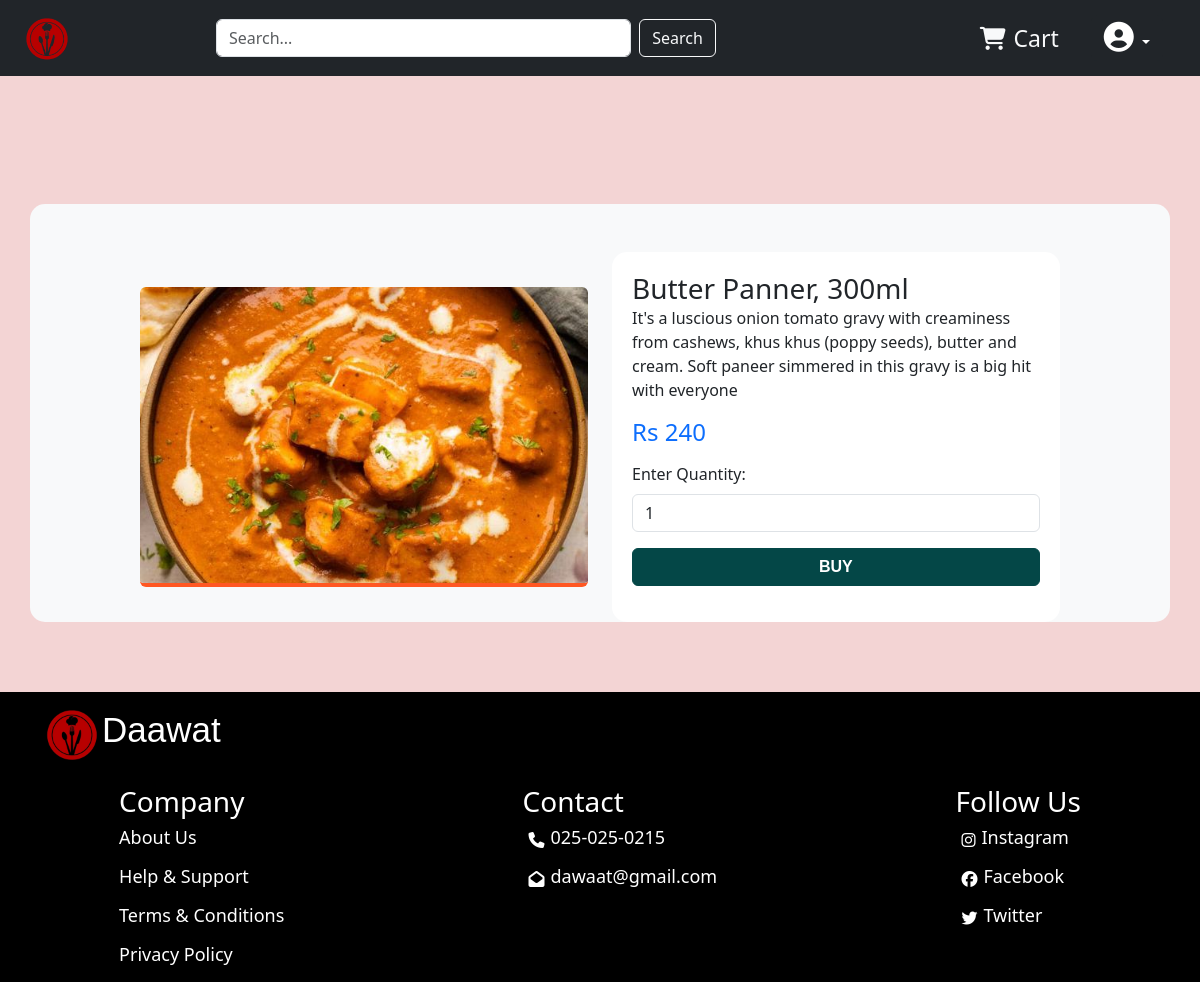
The page /products/76 on the database its author committed.
### restaurant/models.py (models this page shows)
class products(models.Model):
    name = models.CharField(max_length=255)
    price = models.IntegerField()
    image = models.ImageField((""), upload_to=None, )
    category = models.CharField(choices=allProducts, max_length=255)
    info = models.TextField()

### restaurant/views.py (the view)
# urls.py: path('products/<int:Id>', views.productpagess),
def productpagess(req, Id):
    db = products.objects.filter(id=Id).values()
    clearDb = list(db)
    print(clearDb)
    for i in clearDb:
        i.update({'image': i['image'].replace('None/', '')})
    return render(req, 'productss.html', context={"data": clearDb})

### restaurant/templates/productss.html (shortened to what this page needs)
{% load static %}
<!DOCTYPE html>
<html lang="en">
  <head>
    <link
      rel="stylesheet"
      href="https://cdnjs.cloudflare.com/ajax/libs/font-awesome/6.5.2/css/all.min.css"
    />
    <link
      href="https://cdn.jsdelivr.net/npm/bootstrap@5.3.3/dist/css/bootstrap.min.css"
      rel="stylesheet"
    />
    <link rel="stylesheet" href="{% static 'style.css' %}" />
  </head>
  <body>
    <nav class="navbar navbar-expand-lg navbar-dark bg-dark">
      <div class="container-fluid">
          <a class="navbar-brand" href="index">
              <img src="{% static 'dta/k.png' %}" alt="Logo" class="rounded-pill"
                   style="width: 50px; margin-left: 10px;">
          </a>
          <div class="collapse navbar-collapse" id="navbarNav">
              <form class="d-flex mx-auto my-2 my-lg-0 w-100 w-lg-auto" style="max-width: 500px;">
                  <input class="form-control me-2" type="search" placeholder="Search..."  id="search" style="flex-grow: 1; min-width: 150px;">
                  <button class="btn btn-outline-light" type="submit" id="sea">Search</button>
              </form>
              <ul class="navbar-nav ms-auto d-flex flex-row align-items-center mt-2 mt-lg-0">
                  <li class="nav-item me-4">
                      <a class="nav-link text-light d-flex align-items-center" href="\cart">
                          <i class="fa-solid fa-cart-shopping me-2"></i>
                          Cart
                      </a>
                  </li>
                  <li class="nav-item dropdown">
                      <button class="btn btn-dark dropdown-toggle" type="button"
                              id="dropdownMenuButton" data-bs-toggle="dropdown"
                              aria-expanded="false">
                          <i class="fa-solid fa-circle-user" style="font-size: 30px;"></i>
                      </button>
                  </li>
              </ul>
          </div>
      </div>
  </nav>
    <div class="container pt-5 px-sm-3" style="margin-top: 8rem">
      <div class="row justify-content-center align-items-center">
        <div class="col-md-5">
          <div class="card">
            <img
              src="{% static 'None/'%}{{data.0.image}}"
              class="card-img-top img-fluid fixed-size rounded"
              alt="{{data.0.name}}"
            />
          </div>
        </div>
        <div class="col-md-5">
          <div class="card-body">
            <h3 class="card-title">{{data.0.name}}</h3>
            <p class="card-text">{{data.0.info}}</p>
            <h4 class="text-primary">Rs {{data.0.price}}</h4>
            <div class="form-group my-3">
              <label for="qua" class="form-label">Enter Quantity:</label>
              <input
                type="number"
                id="qua"
                class="form-control"
                min="1"
                value="1"
              />
            </div>
            <a class="btn btn-primary" href="/addcarts/{{data.0.id}}">BUY</a>
          </div>
        </div>
      </div>
    </div>
    <div class="downpart" style="margin-top:70px"  >
      <div class="sc d-flex" style="margin-left: 30px; padding: 12px">
          <img src="{% static 'dta/k.png' %}" width="60px" height="60px" alt="Daawat Logo" />
          <p>Daawat</p>
      </div>
      <div class="down">
          <div class="infoserv">
              <h3>Company</h3>
              <div class="sa">
                  <a href="about">
                      <p>About Us</p>
                  </a>
                  <a href="help">
                      <p>Help & Support</p>
                  </a>
                  <a href="term">
                      <p>Terms & Conditions</p>
                  </a>
                  <a href="privacy">
                      <p>Privacy Policy</p>
                  </a>
              </div>
          </div>
          <div class="contact">
              <h3>Contact</h3>
              <div class="sa">
                  <div class="sso d-flex">
                      <i class="fa-solid fa-phone"></i>
                      <p>025-025-0215</p>
                  </div>
                  <div class="sso d-flex">
                      <i class="fa-solid fa-envelope-open"></i>
                      <p>dawaat@gmail.com</p>
                  </div>
              </div>
          </div>
          <div class="social">
              <h3>Follow Us</h3>
              <div class="sa sss">
                  <a href="https://www.instagram.com/accounts/login/?hl=en" style="text-decoration: none; color: white">
                      <div class="sso d-flex">
                          <i class="fa-brands fa-instagram"></i>
                          <p>Instagram</p>
                      </div>
                  </a>
                  <a href="https://www.facebook.com/" style="text-decoration: none; color: white">
                      <div class="sso d-flex">
                          <i class="fa-brands fa-facebook"></i>
                          <p>Facebook</p>
                      </div>
                  </a>
                  <a href="https://x.com/login" style="text-decoration: none; color: white">
                      <div class="sso d-flex">
                          <i class="fa-brands fa-twitter"></i>
                          <p>Twitter</p>
                      </div>
                  </a>
              </div>
          </div>
      </div>
  </div>
  </body>
</html>

### restaurant/static/style.css (style rules this page uses)
* { padding: 0; margin: 0; }
body { background-color: rgb(243, 212, 212); }
.nav-item { font-size: 23px; margin-right: 25px; }
a { text-decoration: none; color: black; }
.down { background-color: black; color: white; display: flex; justify-content: space-around; }
.sa p { color: white; line-height: 23px; font-size: 18px; font-family: 'Segoe UI', Tahoma, Geneva, Verdana, sans-serif; }
.downpart { background-color: black; color: white; }
.sc p { font-family: 'Franklin Gothic Medium', 'Arial Narrow', Arial, sans-serif; font-size: 35px; }
.sso i { margin: 6px; }

### restaurant/templates/productss.html (style rules this page uses)
.container { background-color: #f8f9fa; border-radius: 15px; }
.card { border: none; }
.card-body { background-color: #ffffff; padding: 20px; border-radius: 15px; }
.fixed-size { width: 100%; height: 300px; object-fit: cover; }
.btn-primary { background-color: #044747; border-color: #044747; width: 100%; font-family: "Franklin Gothic Medium", "Arial Narrow", Arial, sans-serif; font-weight: bolder; }
.card { transition: transform 0.3s ease, box-shadow 0.3s ease; }
.card-img-top { border-bottom: 4px solid #ff5722; }

### rows shown on the page
products: name "Butter Panner, 300ml", info "It's a luscious onion tomato gravy with creaminess from cashews, khus khus (poppy seeds), butter and cream. Soft paneer simmered in this gravy is a big hit with everyone"

### other values the page prints
{{ data.0.price }} "240"
